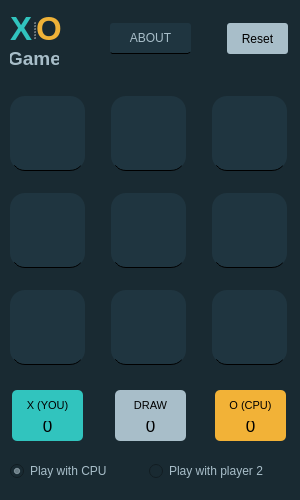
<?xml version="1.0" encoding="UTF-8"?>
<ui version="4.0">
 <class>MainWindow</class>
 <widget class="QMainWindow" name="MainWindow">
  <property name="enabled">
   <bool>true</bool>
  </property>
  <property name="geometry">
   <rect>
    <x>0</x>
    <y>0</y>
    <width>300</width>
    <height>500</height>
   </rect>
  </property>
  <property name="sizePolicy">
   <sizepolicy hsizetype="Preferred" vsizetype="Preferred">
    <horstretch>0</horstretch>
    <verstretch>0</verstretch>
   </sizepolicy>
  </property>
  <property name="minimumSize">
   <size>
    <width>300</width>
    <height>500</height>
   </size>
  </property>
  <property name="maximumSize">
   <size>
    <width>300</width>
    <height>500</height>
   </size>
  </property>
  <property name="windowTitle">
   <string>Tic Tac Toe</string>
  </property>
  <property name="styleSheet">
   <string notr="true">background-color: #192a32;</string>
  </property>
  <widget class="QWidget" name="centralwidget">
   <widget class="QPushButton" name="about_btn">
    <property name="geometry">
     <rect>
      <x>110</x>
      <y>23</y>
      <width>81</width>
      <height>31</height>
     </rect>
    </property>
    <property name="cursor">
     <cursorShape>PointingHandCursor</cursorShape>
    </property>
    <property name="styleSheet">
     <string notr="true">border-radius: 3px;
background-color: #1f3540;
border-bottom : 1px solid black;
color: #A8BEC9;</string>
    </property>
    <property name="text">
     <string>ABOUT</string>
    </property>
   </widget>
   <widget class="QPushButton" name="reset_btn">
    <property name="geometry">
     <rect>
      <x>227</x>
      <y>23</y>
      <width>61</width>
      <height>31</height>
     </rect>
    </property>
    <property name="cursor">
     <cursorShape>PointingHandCursor</cursorShape>
    </property>
    <property name="styleSheet">
     <string notr="true">background-color: #A8BEC9;
border-radius: 3px;</string>
    </property>
    <property name="text">
     <string>Reset</string>
    </property>
    <property name="icon">
     <iconset>
      <activeon>../../againn.png</activeon>
     </iconset>
    </property>
    <property name="iconSize">
     <size>
      <width>14</width>
      <height>14</height>
     </size>
    </property>
   </widget>
   <widget class="QLabel" name="player_1_scoreboard">
    <property name="geometry">
     <rect>
      <x>12</x>
      <y>410</y>
      <width>71</width>
      <height>31</height>
     </rect>
    </property>
    <property name="font">
     <font>
      <pointsize>13</pointsize>
     </font>
    </property>
    <property name="styleSheet">
     <string notr="true">background-color: #31C4BE;
border-radius: 5px;</string>
    </property>
    <property name="text">
     <string>0</string>
    </property>
    <property name="textFormat">
     <enum>Qt::AutoText</enum>
    </property>
    <property name="scaledContents">
     <bool>false</bool>
    </property>
    <property name="alignment">
     <set>Qt::AlignCenter</set>
    </property>
   </widget>
   <widget class="QLabel" name="draw_scoreboard">
    <property name="geometry">
     <rect>
      <x>115</x>
      <y>410</y>
      <width>71</width>
      <height>31</height>
     </rect>
    </property>
    <property name="font">
     <font>
      <pointsize>13</pointsize>
     </font>
    </property>
    <property name="styleSheet">
     <string notr="true">background-color: #A8BEC9;
border-radius: 5px;</string>
    </property>
    <property name="text">
     <string>0</string>
    </property>
    <property name="textFormat">
     <enum>Qt::AutoText</enum>
    </property>
    <property name="scaledContents">
     <bool>false</bool>
    </property>
    <property name="alignment">
     <set>Qt::AlignCenter</set>
    </property>
   </widget>
   <widget class="QLabel" name="label_6">
    <property name="geometry">
     <rect>
      <x>115</x>
      <y>390</y>
      <width>71</width>
      <height>31</height>
     </rect>
    </property>
    <property name="font">
     <font>
      <pointsize>8</pointsize>
     </font>
    </property>
    <property name="styleSheet">
     <string notr="true">background-color: #A8BEC9;
border-radius: 5px;</string>
    </property>
    <property name="text">
     <string>DRAW</string>
    </property>
    <property name="textFormat">
     <enum>Qt::AutoText</enum>
    </property>
    <property name="scaledContents">
     <bool>false</bool>
    </property>
    <property name="alignment">
     <set>Qt::AlignCenter</set>
    </property>
   </widget>
   <widget class="QLabel" name="player_2_scoreboard">
    <property name="geometry">
     <rect>
      <x>215</x>
      <y>410</y>
      <width>71</width>
      <height>31</height>
     </rect>
    </property>
    <property name="font">
     <font>
      <pointsize>13</pointsize>
     </font>
    </property>
    <property name="styleSheet">
     <string notr="true">background-color: #F2B237;
border-radius: 5px;</string>
    </property>
    <property name="text">
     <string>0</string>
    </property>
    <property name="textFormat">
     <enum>Qt::AutoText</enum>
    </property>
    <property name="scaledContents">
     <bool>false</bool>
    </property>
    <property name="alignment">
     <set>Qt::AlignCenter</set>
    </property>
   </widget>
   <widget class="QLabel" name="seccond_player_btn">
    <property name="geometry">
     <rect>
      <x>215</x>
      <y>390</y>
      <width>71</width>
      <height>31</height>
     </rect>
    </property>
    <property name="font">
     <font>
      <pointsize>8</pointsize>
     </font>
    </property>
    <property name="styleSheet">
     <string notr="true">background-color: #F2B237;
border-radius: 5px;</string>
    </property>
    <property name="text">
     <string>O (CPU)</string>
    </property>
    <property name="textFormat">
     <enum>Qt::AutoText</enum>
    </property>
    <property name="scaledContents">
     <bool>false</bool>
    </property>
    <property name="alignment">
     <set>Qt::AlignCenter</set>
    </property>
   </widget>
   <widget class="QSplitter" name="splitter">
    <property name="geometry">
     <rect>
      <x>10</x>
      <y>10</y>
      <width>51</width>
      <height>37</height>
     </rect>
    </property>
    <property name="orientation">
     <enum>Qt::Horizontal</enum>
    </property>
    <widget class="QLabel" name="label">
     <property name="maximumSize">
      <size>
       <width>37</width>
       <height>37</height>
      </size>
     </property>
     <property name="font">
      <font>
       <pointsize>25</pointsize>
       <bold>true</bold>
      </font>
     </property>
     <property name="styleSheet">
      <string notr="true">color: #31C4BE;</string>
     </property>
     <property name="text">
      <string>X</string>
     </property>
    </widget>
    <widget class="QLabel" name="label_2">
     <property name="maximumSize">
      <size>
       <width>37</width>
       <height>37</height>
      </size>
     </property>
     <property name="font">
      <font>
       <pointsize>25</pointsize>
       <bold>true</bold>
      </font>
     </property>
     <property name="styleSheet">
      <string notr="true">color: #EFB238;</string>
     </property>
     <property name="text">
      <string>O</string>
     </property>
    </widget>
   </widget>
   <widget class="QWidget" name="layoutWidget">
    <property name="geometry">
     <rect>
      <x>-10</x>
      <y>80</y>
      <width>320</width>
      <height>301</height>
     </rect>
    </property>
    <layout class="QGridLayout" name="gridLayout">
     <item row="0" column="0">
      <widget class="QPushButton" name="btn_1">
       <property name="sizePolicy">
        <sizepolicy hsizetype="Expanding" vsizetype="Expanding">
         <horstretch>0</horstretch>
         <verstretch>0</verstretch>
        </sizepolicy>
       </property>
       <property name="maximumSize">
        <size>
         <width>75</width>
         <height>75</height>
        </size>
       </property>
       <property name="font">
        <font>
         <pointsize>30</pointsize>
         <bold>true</bold>
        </font>
       </property>
       <property name="cursor">
        <cursorShape>PointingHandCursor</cursorShape>
       </property>
       <property name="mouseTracking">
        <bool>false</bool>
       </property>
       <property name="focusPolicy">
        <enum>Qt::NoFocus</enum>
       </property>
       <property name="styleSheet">
        <string notr="true">background-color: #1f3540;
border-radius: 15px; 
border-bottom : 1px solid black</string>
       </property>
       <property name="text">
        <string/>
       </property>
       <property name="iconSize">
        <size>
         <width>29</width>
         <height>16</height>
        </size>
       </property>
      </widget>
     </item>
     <item row="1" column="0">
      <widget class="QPushButton" name="btn_4">
       <property name="sizePolicy">
        <sizepolicy hsizetype="Expanding" vsizetype="Expanding">
         <horstretch>0</horstretch>
         <verstretch>0</verstretch>
        </sizepolicy>
       </property>
       <property name="maximumSize">
        <size>
         <width>75</width>
         <height>75</height>
        </size>
       </property>
       <property name="font">
        <font>
         <pointsize>30</pointsize>
         <bold>true</bold>
        </font>
       </property>
       <property name="cursor">
        <cursorShape>PointingHandCursor</cursorShape>
       </property>
       <property name="mouseTracking">
        <bool>false</bool>
       </property>
       <property name="styleSheet">
        <string notr="true">background-color: #1f3540;
border-radius: 15px; 
border-bottom : 1px solid black</string>
       </property>
       <property name="text">
        <string/>
       </property>
       <property name="iconSize">
        <size>
         <width>29</width>
         <height>16</height>
        </size>
       </property>
      </widget>
     </item>
     <item row="1" column="1">
      <widget class="QPushButton" name="btn_5">
       <property name="sizePolicy">
        <sizepolicy hsizetype="Expanding" vsizetype="Expanding">
         <horstretch>0</horstretch>
         <verstretch>0</verstretch>
        </sizepolicy>
       </property>
       <property name="maximumSize">
        <size>
         <width>75</width>
         <height>75</height>
        </size>
       </property>
       <property name="font">
        <font>
         <pointsize>30</pointsize>
         <bold>true</bold>
        </font>
       </property>
       <property name="cursor">
        <cursorShape>PointingHandCursor</cursorShape>
       </property>
       <property name="mouseTracking">
        <bool>false</bool>
       </property>
       <property name="styleSheet">
        <string notr="true">background-color: #1f3540;
border-radius: 15px; 
border-bottom : 1px solid black</string>
       </property>
       <property name="text">
        <string/>
       </property>
       <property name="iconSize">
        <size>
         <width>29</width>
         <height>16</height>
        </size>
       </property>
      </widget>
     </item>
     <item row="1" column="2">
      <widget class="QPushButton" name="btn_6">
       <property name="sizePolicy">
        <sizepolicy hsizetype="Expanding" vsizetype="Expanding">
         <horstretch>0</horstretch>
         <verstretch>0</verstretch>
        </sizepolicy>
       </property>
       <property name="maximumSize">
        <size>
         <width>75</width>
         <height>75</height>
        </size>
       </property>
       <property name="font">
        <font>
         <pointsize>30</pointsize>
         <bold>true</bold>
        </font>
       </property>
       <property name="cursor">
        <cursorShape>PointingHandCursor</cursorShape>
       </property>
       <property name="mouseTracking">
        <bool>false</bool>
       </property>
       <property name="styleSheet">
        <string notr="true">background-color: #1f3540;
border-radius: 15px; 
border-bottom : 1px solid black</string>
       </property>
       <property name="text">
        <string/>
       </property>
       <property name="iconSize">
        <size>
         <width>29</width>
         <height>16</height>
        </size>
       </property>
      </widget>
     </item>
     <item row="2" column="2">
      <widget class="QPushButton" name="btn_9">
       <property name="sizePolicy">
        <sizepolicy hsizetype="Expanding" vsizetype="Expanding">
         <horstretch>0</horstretch>
         <verstretch>0</verstretch>
        </sizepolicy>
       </property>
       <property name="maximumSize">
        <size>
         <width>75</width>
         <height>75</height>
        </size>
       </property>
       <property name="font">
        <font>
         <pointsize>30</pointsize>
         <bold>true</bold>
        </font>
       </property>
       <property name="cursor">
        <cursorShape>PointingHandCursor</cursorShape>
       </property>
       <property name="mouseTracking">
        <bool>false</bool>
       </property>
       <property name="styleSheet">
        <string notr="true">background-color: #1f3540;
border-radius: 15px; 
border-bottom : 1px solid black</string>
       </property>
       <property name="text">
        <string/>
       </property>
       <property name="iconSize">
        <size>
         <width>29</width>
         <height>16</height>
        </size>
       </property>
      </widget>
     </item>
     <item row="2" column="0">
      <widget class="QPushButton" name="btn_7">
       <property name="sizePolicy">
        <sizepolicy hsizetype="Expanding" vsizetype="Expanding">
         <horstretch>0</horstretch>
         <verstretch>0</verstretch>
        </sizepolicy>
       </property>
       <property name="maximumSize">
        <size>
         <width>75</width>
         <height>75</height>
        </size>
       </property>
       <property name="font">
        <font>
         <pointsize>30</pointsize>
         <bold>true</bold>
        </font>
       </property>
       <property name="cursor">
        <cursorShape>PointingHandCursor</cursorShape>
       </property>
       <property name="mouseTracking">
        <bool>false</bool>
       </property>
       <property name="styleSheet">
        <string notr="true">background-color: #1f3540;
border-radius: 15px; 
border-bottom : 1px solid black</string>
       </property>
       <property name="text">
        <string/>
       </property>
       <property name="iconSize">
        <size>
         <width>29</width>
         <height>16</height>
        </size>
       </property>
      </widget>
     </item>
     <item row="2" column="1">
      <widget class="QPushButton" name="btn_8">
       <property name="sizePolicy">
        <sizepolicy hsizetype="Expanding" vsizetype="Expanding">
         <horstretch>0</horstretch>
         <verstretch>0</verstretch>
        </sizepolicy>
       </property>
       <property name="maximumSize">
        <size>
         <width>75</width>
         <height>75</height>
        </size>
       </property>
       <property name="font">
        <font>
         <pointsize>30</pointsize>
         <bold>true</bold>
        </font>
       </property>
       <property name="cursor">
        <cursorShape>PointingHandCursor</cursorShape>
       </property>
       <property name="mouseTracking">
        <bool>false</bool>
       </property>
       <property name="styleSheet">
        <string notr="true">background-color: #1f3540;
border-radius: 15px; 
border-bottom : 1px solid black</string>
       </property>
       <property name="text">
        <string/>
       </property>
       <property name="iconSize">
        <size>
         <width>29</width>
         <height>16</height>
        </size>
       </property>
      </widget>
     </item>
     <item row="0" column="2">
      <widget class="QPushButton" name="btn_3">
       <property name="sizePolicy">
        <sizepolicy hsizetype="Expanding" vsizetype="Expanding">
         <horstretch>0</horstretch>
         <verstretch>0</verstretch>
        </sizepolicy>
       </property>
       <property name="maximumSize">
        <size>
         <width>75</width>
         <height>75</height>
        </size>
       </property>
       <property name="font">
        <font>
         <pointsize>30</pointsize>
         <bold>true</bold>
        </font>
       </property>
       <property name="cursor">
        <cursorShape>PointingHandCursor</cursorShape>
       </property>
       <property name="mouseTracking">
        <bool>false</bool>
       </property>
       <property name="styleSheet">
        <string notr="true">background-color: #1f3540;
border-radius: 15px; 
border-bottom : 1px solid black</string>
       </property>
       <property name="text">
        <string/>
       </property>
       <property name="iconSize">
        <size>
         <width>29</width>
         <height>16</height>
        </size>
       </property>
      </widget>
     </item>
     <item row="0" column="1">
      <widget class="QPushButton" name="btn_2">
       <property name="sizePolicy">
        <sizepolicy hsizetype="Expanding" vsizetype="Expanding">
         <horstretch>0</horstretch>
         <verstretch>0</verstretch>
        </sizepolicy>
       </property>
       <property name="maximumSize">
        <size>
         <width>75</width>
         <height>75</height>
        </size>
       </property>
       <property name="font">
        <font>
         <pointsize>30</pointsize>
         <bold>true</bold>
        </font>
       </property>
       <property name="cursor">
        <cursorShape>PointingHandCursor</cursorShape>
       </property>
       <property name="mouseTracking">
        <bool>false</bool>
       </property>
       <property name="styleSheet">
        <string notr="true">background-color: #1f3540;
border-radius: 15px; 
border-bottom : 1px solid black</string>
       </property>
       <property name="text">
        <string/>
       </property>
       <property name="iconSize">
        <size>
         <width>29</width>
         <height>16</height>
        </size>
       </property>
      </widget>
     </item>
    </layout>
   </widget>
   <widget class="QLabel" name="label_3">
    <property name="geometry">
     <rect>
      <x>12</x>
      <y>390</y>
      <width>71</width>
      <height>31</height>
     </rect>
    </property>
    <property name="font">
     <font>
      <pointsize>8</pointsize>
     </font>
    </property>
    <property name="styleSheet">
     <string notr="true">background-color: #31C4BE;
border-radius: 5px;</string>
    </property>
    <property name="text">
     <string>X (YOU)</string>
    </property>
    <property name="textFormat">
     <enum>Qt::AutoText</enum>
    </property>
    <property name="scaledContents">
     <bool>false</bool>
    </property>
    <property name="alignment">
     <set>Qt::AlignCenter</set>
    </property>
   </widget>
   <widget class="QWidget" name="layoutWidget">
    <property name="geometry">
     <rect>
      <x>10</x>
      <y>460</y>
      <width>271</width>
      <height>22</height>
     </rect>
    </property>
    <layout class="QHBoxLayout" name="horizontalLayout">
     <item>
      <widget class="QRadioButton" name="play_vs_cpu">
       <property name="enabled">
        <bool>true</bool>
       </property>
       <property name="styleSheet">
        <string notr="true">color: #A8BEC9;</string>
       </property>
       <property name="text">
        <string>Play with CPU</string>
       </property>
       <property name="checked">
        <bool>true</bool>
       </property>
      </widget>
     </item>
     <item>
      <widget class="QRadioButton" name="play_vs_player">
       <property name="enabled">
        <bool>true</bool>
       </property>
       <property name="styleSheet">
        <string notr="true">color: #A8BEC9;</string>
       </property>
       <property name="text">
        <string>Play with player 2</string>
       </property>
      </widget>
     </item>
    </layout>
   </widget>
   <widget class="QLabel" name="label_4">
    <property name="geometry">
     <rect>
      <x>10</x>
      <y>50</y>
      <width>49</width>
      <height>16</height>
     </rect>
    </property>
    <property name="font">
     <font>
      <pointsize>14</pointsize>
      <bold>true</bold>
     </font>
    </property>
    <property name="styleSheet">
     <string notr="true">color: #A8BEC9;</string>
    </property>
    <property name="text">
     <string>Game</string>
    </property>
    <property name="alignment">
     <set>Qt::AlignCenter</set>
    </property>
   </widget>
  </widget>
  <widget class="QMenuBar" name="menubar">
   <property name="geometry">
    <rect>
     <x>0</x>
     <y>0</y>
     <width>300</width>
     <height>22</height>
    </rect>
   </property>
  </widget>
  <widget class="QStatusBar" name="statusbar"/>
 </widget>
 <resources/>
 <connections/>
</ui>
